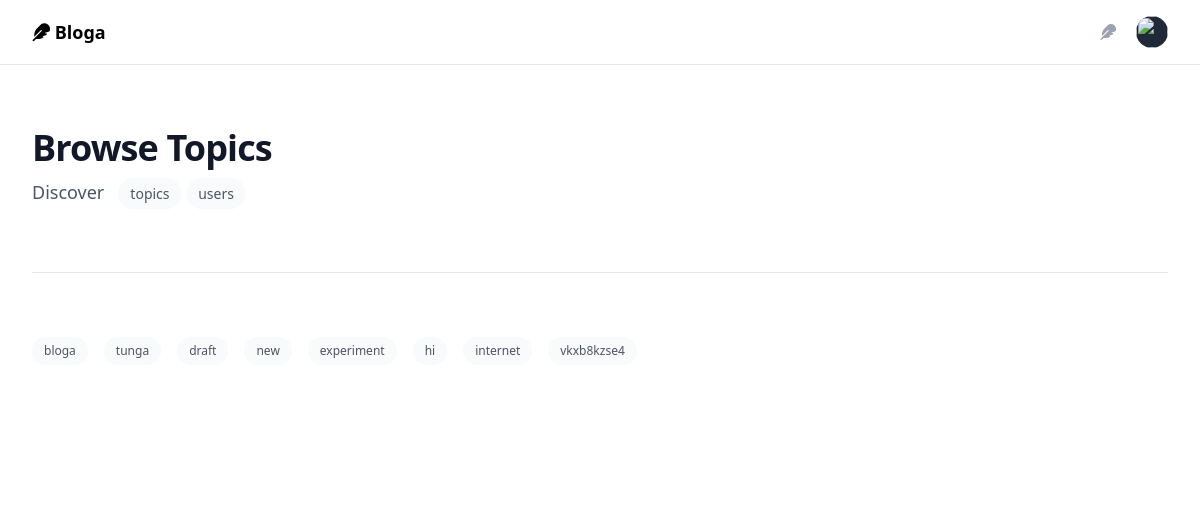
Before: /tags/ (signed in) with the older database file.
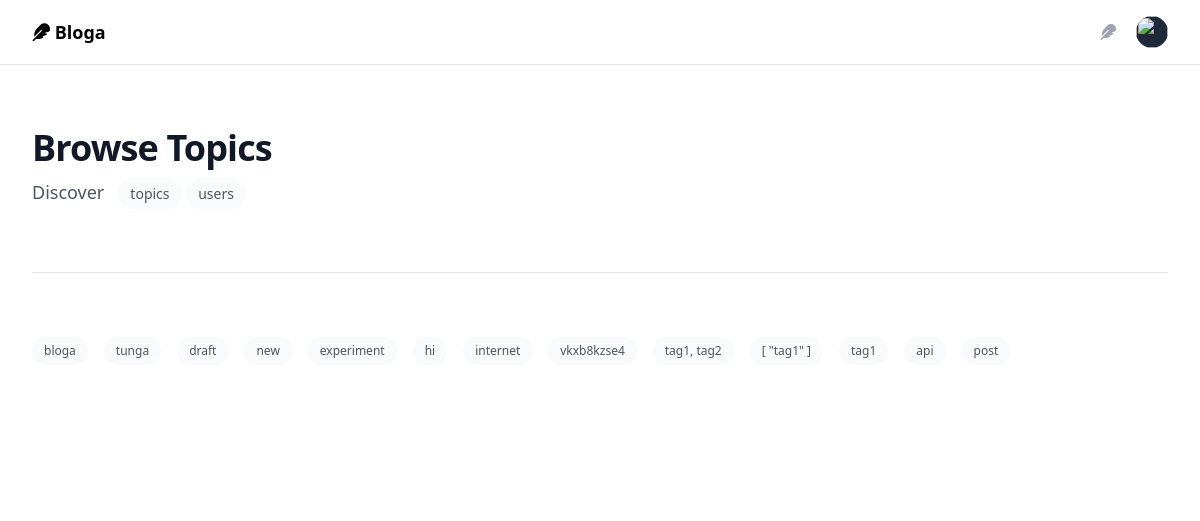
After: the same page with the newer database file.
### blog/views.py (the view)
# urls.py: path("tags/", views.tags_list, name="tags_list"),
@login_required
def tags_list(request):
    user=request.user
    tags = Tag.objects.all()
    context = {
        "user": user,
        "tags": tags,
    }
    return render(request, 'blog/tags.html', context)

### blog/templates/blog/tags.html (shortened to what this page needs)
{% extends 'blog/home.html' %}
{% block content%}
<div class="bg-white py-24 sm:py-32">
    <div class="mx-auto max-w-7xl px-6 lg:px-8">
    <div class="mx-auto max-w-2xl lg:mx-0">
        <h2 class="text-3xl font-bold tracking-tight text-gray-900 sm:text-4xl">
            {%block heading%}Browse Topics{%endblock%}
        </h2>
        <p class="mt-2 text-lg leading-8 text-gray-600">
            {% block subheading %}
                Discover &nbsp;
                <a href="{% url 'blog:tags_list' %}" class="text-sm relative z-10 rounded-full bg-gray-50 px-3 py-1.5 font-medium text-gray-600 hover:bg-gray-100">topics</a>
                <a href="{% url 'blog:user_list'%}" class="text-sm relative z-10 rounded-full bg-gray-50 px-3 py-1.5 font-medium text-gray-600 hover:bg-gray-100">users</a>
            {%endblock%}
        </p>
    </div>
    <div class="mx-auto mt-10 max-w-2xl border-t border-gray-200 pt-10 sm:mt-16 sm:pt-16 lg:mx-0 lg:max-w-none">
        <div class="flex items-center gap-x-4 text-xs">
            {%for tag in tags %}
                <a href="{% url 'blog:tag' tag%}" class="relative z-10 rounded-full bg-gray-50 px-3 py-1.5 font-medium text-gray-600 hover:bg-gray-100">{{tag.name}}</a>
            {% endfor %}
        </div>
    </div>
</div>
{%endblock%}

Changed rows visible on the page:
added Tag: name "tag1, tag2"
added Tag: name "[ \"tag1\" ]"
added Tag: name "tag1"
added Tag: name "api"
added Tag: name "post"
